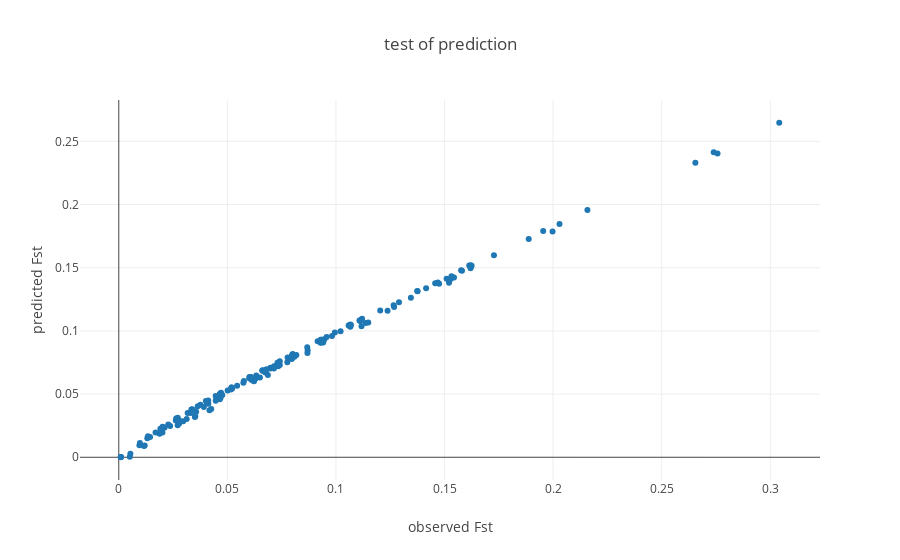

The cell this chart's notebook holds for it:
### Markdown cell above
### Use for prediction

### Code cell
from structure_tools.Euc_to_fst import Euc_to_fst, Fst_predict

Fst_predict(vector_lib,m_coeff,b,ploidy= ploidy,pop_max=7)

### Figure 1 — Plotly figure (JSON) as saved in the notebook; plotly's stock layout.template omitted (floating-point values rounded to 4 significant figures; data arrays with more than 128 entries replaced by an {"elided": "..."} marker saying what was removed)
{"data": [{"mode": "markers", "type": "scatter", "uid": "973cb5c1-9b19-4e8f-9690-0cb45d468a9f", "x": {"elided": "168 float values"}, "y": {"elided": "168 float values"}}], "layout": {"title": "test of prediction", "xaxis": {"title": "observed Fst"}, "yaxis": {"title": "predicted Fst"}}}
